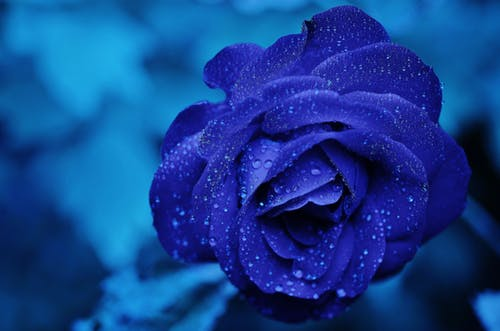
%> input picture img1.jpeg, 500 x 331 px
$ octave Gaussian_high_low_pass.m   (GNU Octave 9; MATLAB toolbox functions it lacks are replaced by stand-ins)
%> lines starting %> are read from the running program, lines starting %| are printed output that depends on the picture; in (x1, y1, x2, y2) boxes, pixels count from 0 and x2, y2 are one past the last pixel; in counts of white or black regions, pixels touching at a corner belong together; the program's own positions count from 1
clc
close all
clear all


RGB=imread('img1.jpeg');
%> RGB is the input picture: size 331x500x3 uint8; mean R, G, B 18.7, 64.4, 143.9
I=rgb2gray(RGB);
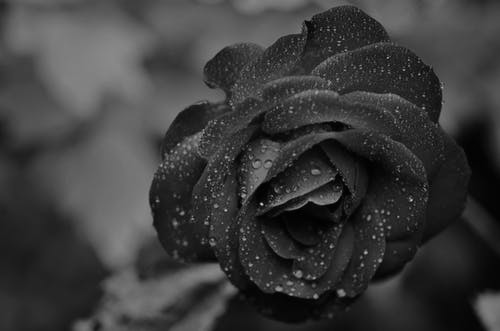
%> I: size 331x500 uint8; min 0, max 205, mean 59.8

A = fft2(double(I));
A1=fftshift(A);

[M ,N]=size(A);
%> M = 331; N = 500
R=0.0001; % filter size parameter

X=0:N-1;
%> X = 500 values from 0 to 499
Y=0:M-1;
%> Y = 331 values from 0 to 330

[X, Y]=meshgrid(X,Y);

Cx=0.5*N;
%> Cx = 250
Cy=0.5*M;
%> Cy = 165.5

Low=exp(-((X-Cx).^2+(Y-Cy).^2)./(2*R).^2);
High=1-Low; % High pass filter=1-low pass filter


% Applying Low Pass Filter
J=A1.*Low;
%> J: size 331x500 double; every value is 0
J1=ifftshift(J);
%> J1: size 331x500 double; every value is 0
B1=ifft2(J1);
%> B1: size 331x500 double; every value is 0

figure
imshow(B1);

% Applying High Pass Filter
K=A1.*High;
K1=ifftshift(K);
B2=ifft2(K1);
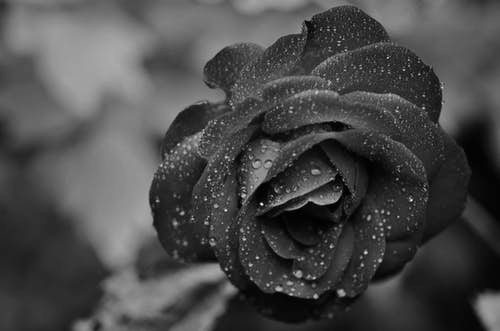
%> B2: size 331x500 double; min -1.13e-14, max 205, mean 59.8; drawn with min black and max white

figure
imshow(B2);
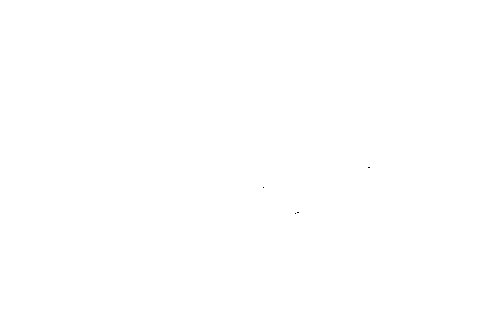
%> displayed picture: size 331x500, on the screen's scale of 0 to 255; 100% white; black in thin lines or dots, all inside (x1, y1, x2, y2) = (263, 167, 370, 214)

$ run again, with original1.png saved as img1.jpeg
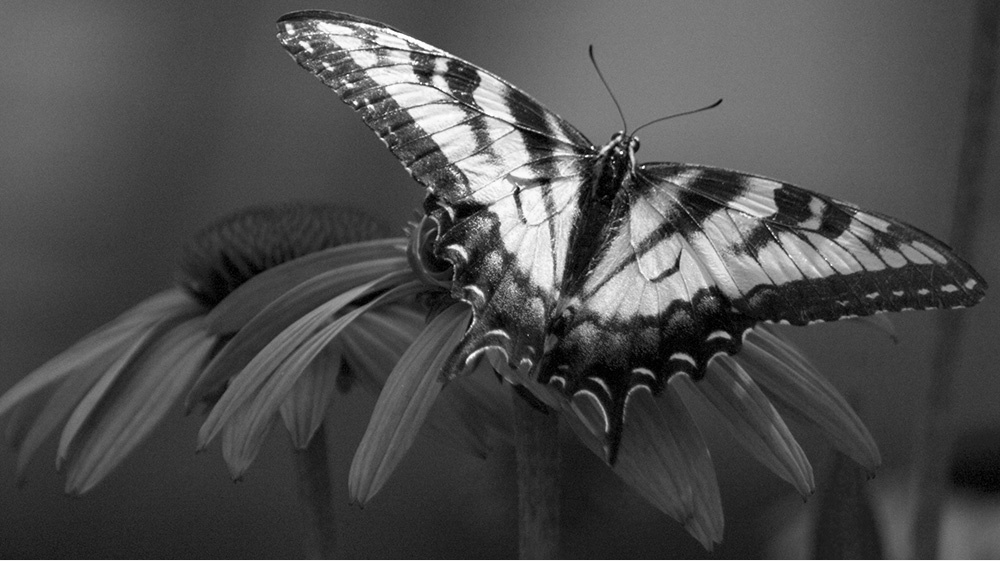
%> input picture original1.png, 1000 x 561 px
%> RGB is the input picture: size 561x1000x3 uint8; min 0, max 255, mean 76.6
%> J: size 561x1000 double; every value is 0
%> J1: size 561x1000 double; every value is 0
%> B1: size 561x1000 double; every value is 0
%> `imshow(B2);`:
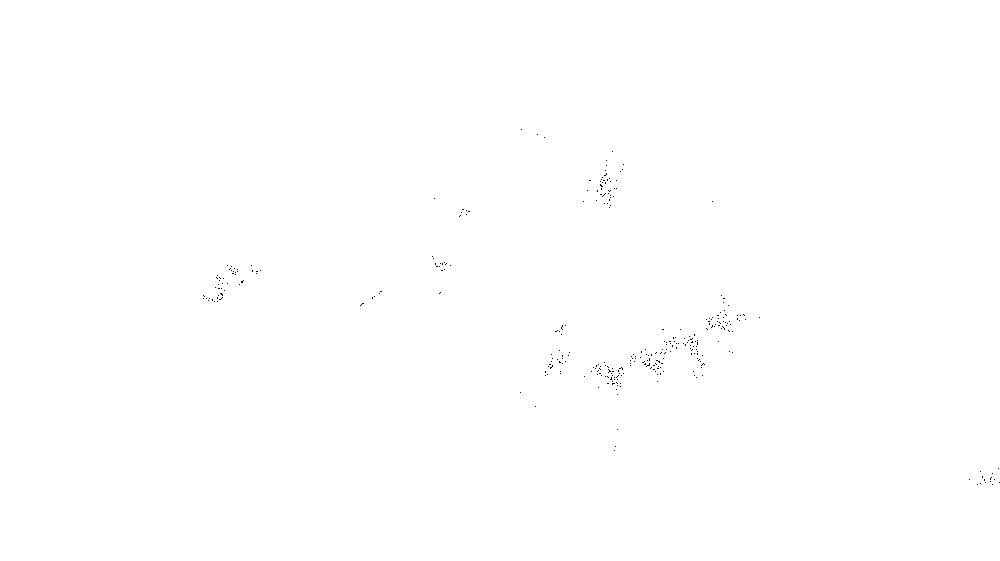
%> displayed picture: size 561x1000, on the screen's scale of 0 to 255; 99.9% white; black in thin lines or dots, all inside (x1, y1, x2, y2) = (203, 129, 1000, 485)
